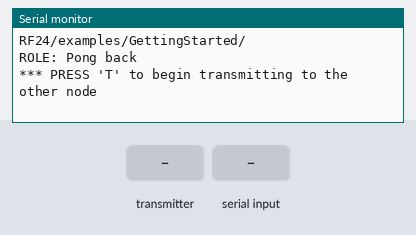
Bench run of a sketch on a simulated Arduino Uno, built with avr-gcc and run on an emulated ATmega328P. On the bench: the last lines printed to the serial monitor. The inputs (shaded band) are chosen by the test bench. No radio packets arrive unless stated.

Above: at 1.2 s.
1.3 s: the transmitter starts sending got_time = 0
At 1.37 s:
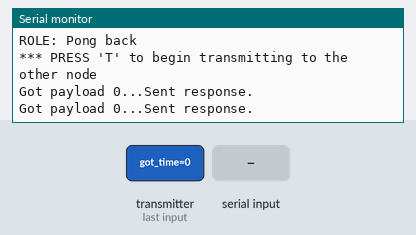
3.2 s: "T" received over Serial
At 4.0 s:
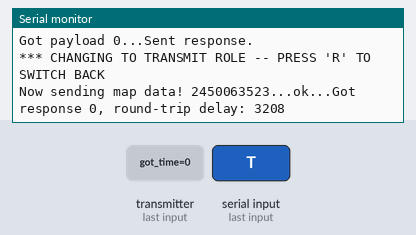
4.7 s: "R" received over Serial
At 5.33 s:
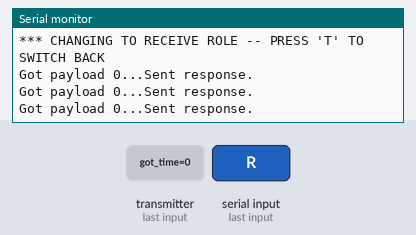

The sketch:

lab4_newInfo.ino
```cpp
// (licence header left out)
/**
 * Example for Getting Started with nRF24L01+ radios.
 *
 * This is an example of how to use the RF24 class.  Write this sketch to two
 * different nodes.  Put one of the nodes into 'transmit' mode by connecting
 * with the serial monitor and sending a 'T'.  The ping node sends the current
 * time to the pong node, which responds by sending the value back.  The ping
 * node can then see how long the whole cycle took.
 */

#include <SPI.h>
#include "nRF24L01.h"
#include "RF24.h"
#include "printf.h"

//
// Hardware configuration
//

// Set up nRF24L01 radio on SPI bus plus pins 9 & 10

RF24 radio(9,10);

//
// Topology
//

// Radio pipe addresses for the 2 nodes to communicate.
const uint64_t pipes[2] = { 0x0000000004LL, 0x0000000005LL };

//
// Role management
//
// Set up role.  This sketch uses the same software for all the nodes
// in this system.  Doing so greatly simplifies testing.
//

// The various roles supported by this sketch
typedef enum { role_ping_out = 1, role_pong_back } role_e;

// The debug-friendly names of those roles
const char* role_friendly_name[] = { "invalid", "Ping out", "Pong back"};

// The role of the current running sketch
role_e role = role_pong_back;

void setup(void)
{
  //
  // Print preamble
  //

  Serial.begin(57600);
  printf_begin();
  printf("\n\rRF24/examples/GettingStarted/\n\r");
  printf("ROLE: %s\n\r",role_friendly_name[role]);
  printf("*** PRESS 'T' to begin transmitting to the other node\n\r");

  //
  // Setup and configure rf radio
  //

  radio.begin();

  // optionally, increase the delay between retries & # of retries
  radio.setRetries(15,15);
  radio.setAutoAck(true);
  // set the channel
  radio.setChannel(0x50);
  // set the power
  // RF24_PA_MIN=-18dBm, RF24_PA_LOW=-12dBm, RF24_PA_MED=-6dBM, and RF24_PA_HIGH=0dBm.
  radio.setPALevel(RF24_PA_MIN);
  //RF24_250KBPS for 250kbs, RF24_1MBPS for 1Mbps, or RF24_2MBPS for 2Mbps
  radio.setDataRate(RF24_250KBPS);

  // optionally, reduce the payload size.  seems to
  // improve reliability
  //radio.setPayloadSize(8);

  //
  // Open pipes to other nodes for communication
  //

  // This simple sketch opens two pipes for these two nodes to communicate
  // back and forth.
  // Open 'our' pipe for writing
  // Open the 'other' pipe for reading, in position #1 (we can have up to 5 pipes open for reading)

  if ( role == role_ping_out )
  {
    radio.openWritingPipe(pipes[0]);
    radio.openReadingPipe(1,pipes[1]);
  }
  else
  {
    radio.openWritingPipe(pipes[1]);
    radio.openReadingPipe(1,pipes[0]);
  }

  //
  // Start listening
  //

  radio.startListening();

  //
  // Dump the configuration of the rf unit for debugging
  //

  radio.printDetails();
}

void loop(void)
{
  //
  // Ping out role.  Repeatedly send the current time
  //

  if (role == role_ping_out)
  {
    // First, stop listening so we can talk.
    radio.stopListening();

    // Take the time, and send it.  This will block until complete
    unsigned char x_coord = 2;
    unsigned char y_coord = 4;
    unsigned char pos_data = 3;

    unsigned char new_data = x_coord << 6 | y_coord << 3 | pos_data;

    printf("Now sending map data! %lu...",new_data);
    bool ok = radio.write( &new_data, sizeof(unsigned char) );

    if (ok)
      printf("ok...");
    else
      printf("failed.\n\r");

    // Now, continue listening
    radio.startListening();

    // Wait here until we get a response, or timeout (250ms)
    unsigned long started_waiting_at = millis();
    bool timeout = false;
    while ( ! radio.available() && ! timeout )
      if (millis() - started_waiting_at > 200 )
        timeout = true;

    // Describe the results
    if ( timeout )
    {
      printf("Failed, response timed out.\n\r");
    }
    else
    {
      // Grab the response, compare, and send to debugging spew
      unsigned long got_time;
      radio.read( &got_time, sizeof(unsigned long) );

      // Spew it
      printf("Got response %lu, round-trip delay: %lu\n\r",got_time,millis()-got_time);
    }

    // Try again 1s later
    delay(1000);
  }

  //
  // Pong back role.  Receive each packet, dump it out, and send it back
  //

  if ( role == role_pong_back )
  {
    // if there is data ready
    if ( radio.available() )
    {
      // Dump the payloads until we've gotten everything
      unsigned char got_data;
      bool done = false;
      while (!done)
      {
        // Fetch the payload, and see if this was the last one.
        done = radio.read(&got_data, sizeof(unsigned char) );

        // Print data
        printf("Got payload %d...", got_data);
        // Delay just a little bit to let the other unit
        // make the transition to receiver
        delay(20);

      }

      // First, stop listening so we can talk
      radio.stopListening();

      // Send the final one back.
      radio.write(&got_data, sizeof(unsigned char) );
      printf("Sent response.\n\r");

      // Now, resume listening so we catch the next packets.
      radio.startListening();
    }
  }

  //
  // Change roles
  //

  if ( Serial.available() )
  {
    char c = toupper(Serial.read());
    if ( c == 'T' && role == role_pong_back )
    {
      printf("*** CHANGING TO TRANSMIT ROLE -- PRESS 'R' TO SWITCH BACK\n\r");

      // Become the primary transmitter (ping out)
      role = role_ping_out;
      radio.openWritingPipe(pipes[0]);
      radio.openReadingPipe(1,pipes[1]);
    }
    else if ( c == 'R' && role == role_ping_out )
    {
      printf("*** CHANGING TO RECEIVE ROLE -- PRESS 'T' TO SWITCH BACK\n\r");

      // Become the primary receiver (pong back)
      role = role_pong_back;
      radio.openWritingPipe(pipes[1]);
      radio.openReadingPipe(1,pipes[0]);
    }
  }
}
// vim:cin:ai:sts=2 sw=2 ft=cpp
```

printf.h
```cpp
// (licence header left out)
/**
 * @file printf.h
 *
 * Setup necessary to direct stdout to the Arduino Serial library, which
 * enables 'printf'
 */

#ifndef __PRINTF_H__
#define __PRINTF_H__

#ifdef ARDUINO

int serial_putc( char c, FILE * )
{
  Serial.write( c );

  return c;
}

void printf_begin(void)
{
  fdevopen( &serial_putc, 0 );
}

#else
#error This example is only for use on Arduino.
#endif // ARDUINO

#endif // __PRINTF_H__
```

Measured:
- after the input at 1.3 s, the serial monitor: prints a new line at once (image 1)
- after the input at 3.2 s, the serial monitor: prints a new line at once (image 2)
- after the input at 4.7 s, the serial monitor: prints a new line after 0.52 s (image 3)
